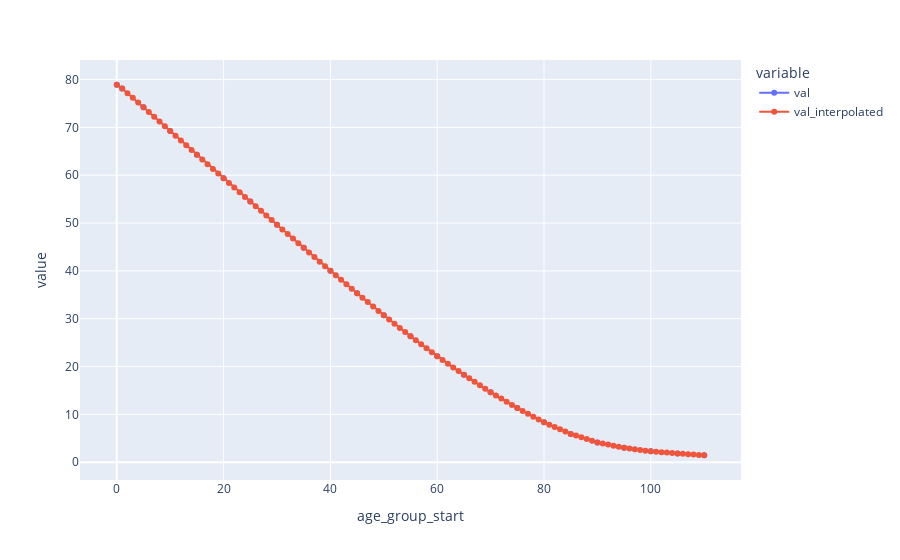

Notebook code cell kept with this figure:
### Code cell
location_id = np.random.choice(life_expectancy.location_id.unique())
sex_id = 1

px.line(
    life_expectancy
    .query('location_id == @location_id and sex_id == @sex_id')
    .set_index(['age_group_start'])
    [['val']]
    .join(
        life_expectancy_interpolated
        .query('location_id == @location_id and sex_id == @sex_id')
        .set_index(['age_group_start'])
        .sort_index(),
        rsuffix='_interpolated',
        how='outer'
    )
    .sort_index()
    [['val', 'val_interpolated']], markers=True
    )

### Figure 1 — Plotly figure (JSON) as saved in the notebook; plotly's stock layout.template omitted (floating-point values rounded to 4 significant figures)
{"data": [{"hovertemplate": "variable=val<br>age_group_start=%{x}<br>value=%{y}<extra></extra>", "legendgroup": "val", "line": {"color": "#636efa", "dash": "solid"}, "marker": {"symbol": "circle"}, "mode": "markers+lines", "name": "val", "orientation": "v", "showlegend": true, "type": "scatter", "x": [0, 1, 2, 3, 4, 5, 6, 7, 8, 9, 10, 11, 12, 13, 14, 15, 16, 17, 18, 19, 20, 21, 22, 23, 24, 25, 26, 27, 28, 29, 30, 31, 32, 33, 34, 35, 36, 37, 38, 39, 40, 41, 42, 43, 44, 45, 46, 47, 48, 49, 50, 51, 52, 53, 54, 55, 56, 57, 58, 59, 60, 61, 62, 63, 64, 65, 66, 67, 68, 69, 70, 71, 72, 73, 74, 75, 76, 77, 78, 79, 80, 81, 82, 83, 84, 85, 86, 87, 88, 89, 90, 91, 92, 93, 94, 95, 96, 97, 98, 99, 100, 101, 102, 103, 104, 105, 106, 107, 108, 109, 110], "xaxis": "x", "y": [78.92, 78.16, null, null, null, 74.2, null, null, null, null, 69.23, null, null, null, null, 64.26, null, null, null, null, 59.36, null, null, null, null, 54.5, null, null, null, null, 49.65, null, null, null, null, 44.81, null, null, null, null, 40.01, null, null, null, null, 35.3, null, null, null, null, 30.72, null, null, null, null, 26.32, null, null, null, null, 22.16, null, null, null, null, 18.27, null, null, null, null, 14.61, null, null, null, null, 11.31, null, null, null, null, 8.327, null, null, null, null, 5.906, null, null, null, null, 4.136, null, null, null, null, 2.995, null, null, null, null, 2.269, null, null, null, null, 1.816, null, null, null, null, 1.448], "yaxis": "y"}, {"hovertemplate": "variable=val_interpolated<br>age_group_start=%{x}<br>value=%{y}<extra></extra>", "legendgroup": "val_interpolated", "line": {"color": "#EF553B", "dash": "solid"}, "marker": {"symbol": "circle"}, "mode": "markers+lines", "name": "val_interpolated", "orientation": "v", "showlegend": true, "type": "scatter", "x": [0, 1, 2, 3, 4, 5, 6, 7, 8, 9, 10, 11, 12, 13, 14, 15, 16, 17, 18, 19, 20, 21, 22, 23, 24, 25, 26, 27, 28, 29, 30, 31, 32, 33, 34, 35, 36, 37, 38, 39, 40, 41, 42, 43, 44, 45, 46, 47, 48, 49, 50, 51, 52, 53, 54, 55, 56, 57, 58, 59, 60, 61, 62, 63, 64, 65, 66, 67, 68, 69, 70, 71, 72, 73, 74, 75, 76, 77, 78, 79, 80, 81, 82, 83, 84, 85, 86, 87, 88, 89, 90, 91, 92, 93, 94, 95, 96, 97, 98, 99, 100, 101, 102, 103, 104, 105, 106, 107, 108, 109, 110], "xaxis": "x", "y": [78.92, 78.16, 77.17, 76.18, 75.19, 74.2, 73.21, 72.21, 71.22, 70.22, 69.23, 68.24, 67.24, 66.25, 65.25, 64.26, 63.28, 62.3, 61.32, 60.34, 59.36, 58.39, 57.42, 56.44, 55.47, 54.5, 53.53, 52.56, 51.59, 50.62, 49.65, 48.68, 47.71, 46.74, 45.78, 44.81, 43.85, 42.89, 41.93, 40.97, 40.01, 39.07, 38.13, 37.19, 36.24, 35.3, 34.38, 33.47, 32.55, 31.63, 30.72, 29.84, 28.96, 28.08, 27.2, 26.32, 25.49, 24.65, 23.82, 22.99, 22.16, 21.38, 20.6, 19.82, 19.04, 18.27, 17.53, 16.8, 16.07, 15.34, 14.61, 13.95, 13.29, 12.63, 11.97, 11.31, 10.71, 10.12, 9.521, 8.924, 8.327, 7.843, 7.359, 6.875, 6.391, 5.906, 5.552, 5.198, 4.844, 4.49, 4.136, 3.907, 3.679, 3.451, 3.223, 2.995, 2.85, 2.705, 2.559, 2.414, 2.269, 2.178, 2.088, 1.997, 1.907, 1.816, 1.742, 1.669, 1.595, 1.521, 1.448], "yaxis": "y"}], "layout": {"legend": {"title": {"text": "variable"}, "tracegroupgap": 0}, "margin": {"t": 60}, "xaxis": {"anchor": "y", "domain": [0, 1], "title": {"text": "age_group_start"}}, "yaxis": {"anchor": "x", "domain": [0, 1], "title": {"text": "value"}}}}
